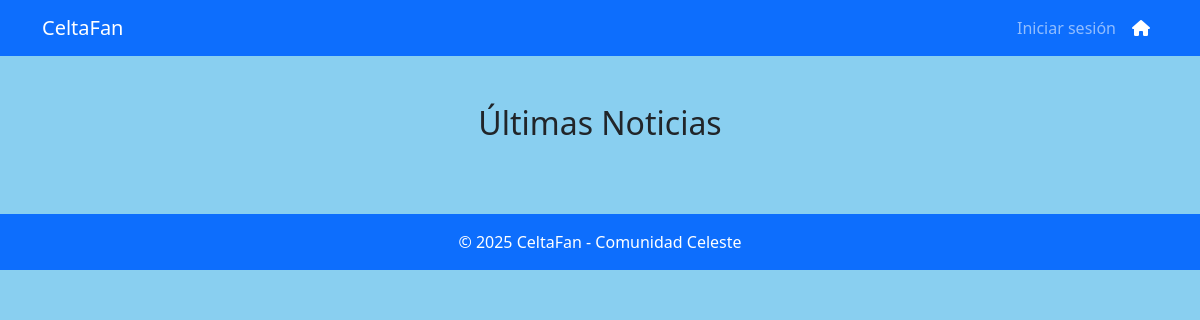
Before: /noticias/ with the older database file.
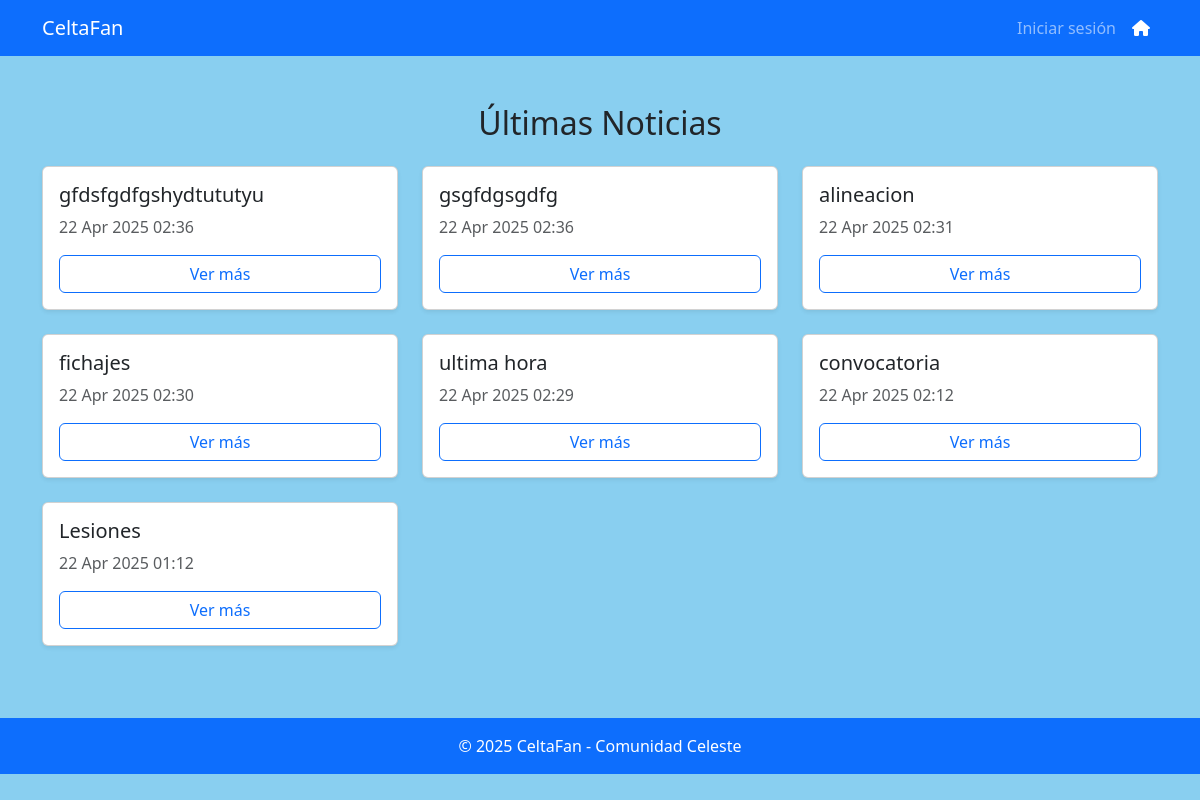
After: the same page with the newer database file.
### core/models.py (models this page shows, shortened)
class Noticia(models.Model):
    titulo = models.CharField(max_length=200)
    contenido = models.TextField()
    fecha_publicacion = models.DateTimeField(default=timezone.now)

### core/views.py (the view)
# urls.py: path('noticias/', views.lista_noticias, name='lista_noticias'),
def lista_noticias(request):
    noticias = Noticia.objects.all().order_by('-fecha_publicacion')  # Ordenar por fecha descendente
    return render(request, 'noticias/lista_noticias.html', {'noticias': noticias})

### core/templates/noticias/lista_noticias.html (shortened to what this page needs)
<!DOCTYPE html>
<html lang="es">
<head>
    <link href="https://cdn.jsdelivr.net/npm/bootstrap@5.3.0/dist/css/bootstrap.min.css" rel="stylesheet">
    <link href="https://cdnjs.cloudflare.com/ajax/libs/font-awesome/6.0.0-beta3/css/all.min.css" rel="stylesheet">
</head>
<body style="background-color: #89CFF0;">
    <nav class="navbar navbar-expand-lg navbar-dark bg-primary">
        <div class="container">
            <a class="navbar-brand" href="#">CeltaFan</a>
            <div class="collapse navbar-collapse justify-content-end" id="navbarNav">
                <ul class="navbar-nav">
                    {% if user.is_authenticated %}
                    <li class="nav-item dropdown">
                        <a class="nav-link dropdown-toggle text-white" href="#" id="usuarioDropdown" role="button"
                            data-bs-toggle="dropdown" aria-expanded="false">
                            👤 {{ user.username }}
                        </a>
                        <ul class="dropdown-menu dropdown-menu-end" aria-labelledby="usuarioDropdown">
                            <li><a class="dropdown-item" href="{% url 'perfil' %}">Perfil</a></li>
                            <li>
                                <form method="post" action="{% url 'logout' %}" class="d-inline">
                                    {% csrf_token %}
                                    <button type="submit" class="dropdown-item">Salir</button>
                                </form>
                            </li>
                        </ul>
                    </li>
                    {% else %}
                    <li class="nav-item">
                        <a class="nav-link" href="{% url 'login' %}">Iniciar sesión</a>
                    </li>
                    {% endif %}
                    <li class="nav-item">
                        <a class="nav-link text-white" href="{% url 'home' %}">
                            <i class="fas fa-home"></i>
                        </a>
                    </li>
                </ul>
            </div>
        </div>
    </nav>
    <div class="container py-5">
        <h2 class="mb-4 text-center">Últimas Noticias</h2>
        <div class="row">
            {% for noticia in noticias %}
            <div class="col-sm-12 col-md-6 col-lg-4 mb-4">
                <div class="card h-100 shadow-sm">
                    <div class="card-body d-flex flex-column">
                        <h5 class="card-title">{{ noticia.titulo }}</h5>
                        <p class="text-muted mb-3">{{ noticia.fecha_publicacion|date:"d M Y H:i" }}</p>
                        <a href="{% url 'detalle_noticia' noticia.id %}" class="btn btn-outline-primary mt-auto">Ver
                            más</a>
                    </div>
                </div>
            </div>
            {% endfor %}
        </div>
    </div>
    <footer class="bg-primary text-white text-center py-3 mt-auto">
        &copy; 2025 CeltaFan - Comunidad Celeste
    </footer>
</body>
</html>

Changed rows visible on the page:
added Noticia: titulo "gfdsfgdfgshydtututyu", fecha_publicacion "22 Apr 2025 02:36"
added Noticia: titulo "gsgfdgsgdfg", fecha_publicacion "22 Apr 2025 02:36"
added Noticia: titulo "alineacion", fecha_publicacion "22 Apr 2025 02:31"
added Noticia: titulo "fichajes", fecha_publicacion "22 Apr 2025 02:30"
added Noticia: titulo "ultima hora", fecha_publicacion "22 Apr 2025 02:29"
added Noticia: titulo "convocatoria", fecha_publicacion "22 Apr 2025 02:12"
added Noticia: titulo "Lesiones", fecha_publicacion "22 Apr 2025 01:12"
